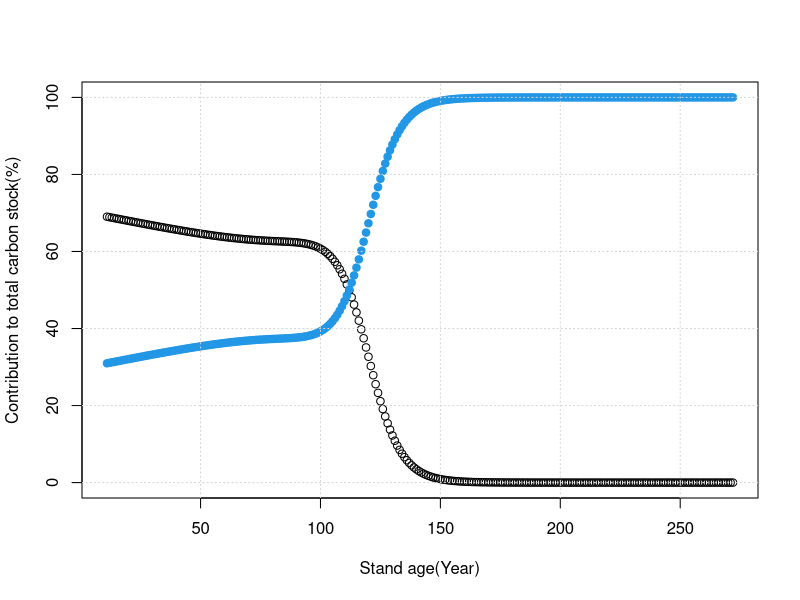

The R source for this figure: (Note: this script raises an error after producing the figure.)
# TODO: Add comment
# 
# Author: junhui.zhang
###############################################################################
#by Richards growth curves
require(lhs)

q75<-function(x,...){return(c(quantile(x,c(0.75),...)))}
q25<-function(x,...){quantile(x,0.25, ...)}
q50<-function(x, ...){median(x, ...)}

parms_gen_lhs<-function (PARAMETERS, NUMSAMPLES, PMIN, PMAX, ALGORITHM) 
{
	NUMPARAMS <- length(PARAMETERS)
	ALGORITHM <- tolower(ALGORITHM)
	if (ALGORITHM == "optimum") {
		design <- lhs::optimumLHS(NUMSAMPLES, NUMPARAMS, 
				maxSweeps = 2, eps = 0.1)
	}
	else {
		design <- lhs::randomLHS(NUMSAMPLES, NUMPARAMS)
	}
	for (k in 1:NUMSAMPLES) {
		for (l in 1:NUMPARAMS) {
			lhc_max <- PMAX[l]
			lhc_min <- PMIN[l]
			value <- (design[k, l] * (lhc_max - lhc_min)) + lhc_min
			design[k, l] <- value
		}
	}
	colnames(design) <- c(PARAMETERS)
	return(design)
}

#----------------------------------------------
parms.rich.tot<-c(a=348.81373,a.se=1.07009,xc=73.03939,xc.se=4.93934,d=7.87236,d.se=1.04871,k=0.04568,k.se=0.00491)
parms.rich.bio<-c(a1=109.37542,a1.se=0.72049,xc1=99.32194,xc1.se=4.49261,d1=4.57952,d1.se=0.6059,k1=0.03883,k1.se=0.00441)
parms.rich.soil<-c(a2=240.36798,a2.se=0.77074,xc2=90.3969,xc2.se=10.78625,d2=34.26419,d2.se=19.97034,k2=0.15712,k2.se=0.09012)

pr.tot.l<-c(a=(parms.rich.tot["a"]-2*parms.rich.tot["a.se"]),xc=(parms.rich.tot["xc"]-2*parms.rich.tot["xc.se"]),d=(parms.rich.tot["d"]-2*parms.rich.tot["d.se"]),k=(parms.rich.tot["k"]-2*parms.rich.tot["k.se"]))
pr.tot.u<-c(a=(parms.rich.tot["a"]+2*parms.rich.tot["a.se"]),xc=(parms.rich.tot["xc"]+2*parms.rich.tot["xc.se"]),d=(parms.rich.tot["d"]+2*parms.rich.tot["d.se"]),k=(parms.rich.tot["k"]+2*parms.rich.tot["k.se"]))
pr.bio.l<-c(a=(parms.rich.bio["a1"]-2*parms.rich.bio["a1.se"]),xc=(parms.rich.bio["xc1"]-2*parms.rich.bio["xc1.se"]),d=(parms.rich.bio["d1"]-2*parms.rich.bio["d1.se"]),k=(parms.rich.bio["k1"]-2*parms.rich.bio["k1.se"]))
pr.bio.u<-c(a=(parms.rich.bio["a1"]+2*parms.rich.bio["a1.se"]),xc=(parms.rich.bio["xc1"]+2*parms.rich.bio["xc1.se"]),d=(parms.rich.bio["d1"]+2*parms.rich.bio["d1.se"]),k=(parms.rich.bio["k1"]+2*parms.rich.bio["k1.se"]))
pr.soil.l<-c(a=(parms.rich.soil["a2"]-2*parms.rich.soil["a2.se"]),xc=(parms.rich.soil["xc2"]-2*parms.rich.soil["xc2.se"]),d=(parms.rich.soil["d2"]-2*parms.rich.soil["d2.se"]),k=(parms.rich.soil["k2"]-2*parms.rich.soil["k2.se"]))
pr.soil.u<-c(a=(parms.rich.soil["a2"]+2*parms.rich.soil["a2.se"]),xc=(parms.rich.soil["xc2"]+2*parms.rich.soil["xc2.se"]),d=(parms.rich.soil["d2"]+2*parms.rich.soil["d2.se"]),k=(parms.rich.soil["k2"]+2*parms.rich.soil["k2.se"]))

PARAMETERS = c("a2","xc2","d2","k2")
NUMSAMPLES=10000
PMIN<-pr.soil.l
PMAX<-pr.soil.u
ALGORITHM <-'normal'
par.soil<-parms_gen_lhs(PARAMETERS, NUMSAMPLES, PMIN, PMAX, ALGORITHM) 

PARAMETERS = c("a","xc","d","k")
NUMSAMPLES=10000
PMIN<-pr.tot.l
PMAX<-pr.tot.u
ALGORITHM <-'normal'
par.tot<-parms_gen_lhs(PARAMETERS, NUMSAMPLES, PMIN, PMAX, ALGORITHM) 

PARAMETERS = c("a1","xc1","d1","k1")
NUMSAMPLES=10000
PMIN<-pr.bio.l
PMAX<-pr.bio.u
ALGORITHM <-'normal'
par.bio<-parms_gen_lhs(PARAMETERS, NUMSAMPLES, PMIN, PMAX, ALGORITHM) 

tot.c<-soil.c<-bio.c<-matrix(NA,nrow=NUMSAMPLES+1,ncol=262)

par.tot<-rbind(par.tot,parms.rich.tot[c("a","xc","d","k")])
par.bio<-rbind(par.bio,parms.rich.bio[c("a1","xc1","d1","k1")])
par.soil<-rbind(par.soil,parms.rich.soil[c("a2","xc2","d2","k2")])

for (i in 1:10001){
	a=par.tot[i,1];xc=par.tot[i,2];d=par.tot[i,3];k=par.tot[i,4]
	fun.tot<-expression(a*(1+(d-1)*exp(-1*k*(x-xc)))^(1/(1-d)))
	
	a1=par.bio[i,1];xc1=par.bio[i,2];d1=par.bio[i,3];k1=par.bio[i,4]
	fun.bio<-expression(a1*(1+(d1-1)*exp(-1*k1*(x-xc1)))^(1/(1-d1)))
	
	a2=par.soil[i,1];xc2=par.soil[i,2];d2=par.soil[i,3];k2=par.soil[i,4]
	fun.soil<-expression(a2*(1+(d2-1)*exp(-1*k2*(x-xc2)))^(1/(1-d2)))	
	
	fx.tot<-D(fun.tot,"x")
	fx.bio<-D(fun.bio,"x")
	fx.soil<-D(fun.soil,"x")
	x=11:272
	
	tot.c[i,]<-eval(fx.tot)
	bio.c[i,]<-eval(fx.bio)
	soil.c[i,]<-eval(fx.soil)
}



tot.m<-apply(tot.c,2,FUN=mean,na.rm=T);tot.sd<-apply(tot.c,2,FUN=sd,na.rm=T);
bio.m<-bio.c[10001,];bio.sd<-apply(bio.c,2,FUN=sd,na.rm=T);
soil.m<-soil.c[10001,];soil.sd<-apply(soil.c,2,FUN=sd,na.rm=T);

plot(x,(soil.m/(soil.m+bio.m))*100,type='p',ylim=c(0,100),pch=21,xlab='Stand age(Year)',ylab="Contribution to total carbon stock(%)")
points(x,bio.m/(soil.m+bio.m)*100,type='p',pch=19,col=4)
grid()

pump.cc<-cbind(x,tot.m,tot.sd,bio.m,bio.sd,soil.m,soil.sd)

write.csv(pump.cc,file='d://pump_cc.csv',row.names=F)

#
#fun.tot<-expression(358.52+(182.22-358.52)/(1+(x/77.95)^2.8228))
#fun.bio<-expression(116.77+(31.10-116.77)/(1+(x/98.88)^2.72947))
#fun.soil<-expression(243.36767+(153.26201-243.36767)/(1+(x/66.76)^3.35015))
#fx.tot<-D(fun.tot,"x")
#fx.bio<-D(fun.bio,"x")
#fx.soil<-D(fun.soil,"x")
#plot(x,eval(fx.tot),lwd=2,col=1)
#points(x,eval(fx.soil),lwd=2,col=2,lty=2)
#points(x,eval(fx.bio),lwd=2,col=3,lty=3)
#grid()
#a=243.36767
#fun.soil<-expression(a+(153.26201-a)/(1+(x/66.76)^3.35015))
#fx.soil<-D(fun.soil,"x")
#points(x,eval(fx.soil),lwd=2,col=2,lty=2,type='l')
#points(x,eval(fx.soil),lwd=4,col=2,lty=4,type='l')
#points(x,eval(fx.soil),lwd=4,col=4,lty=4,type='l')
#points(x,eval(fx.soil),lwd=4,col=4,lty=1,type='l')
#
